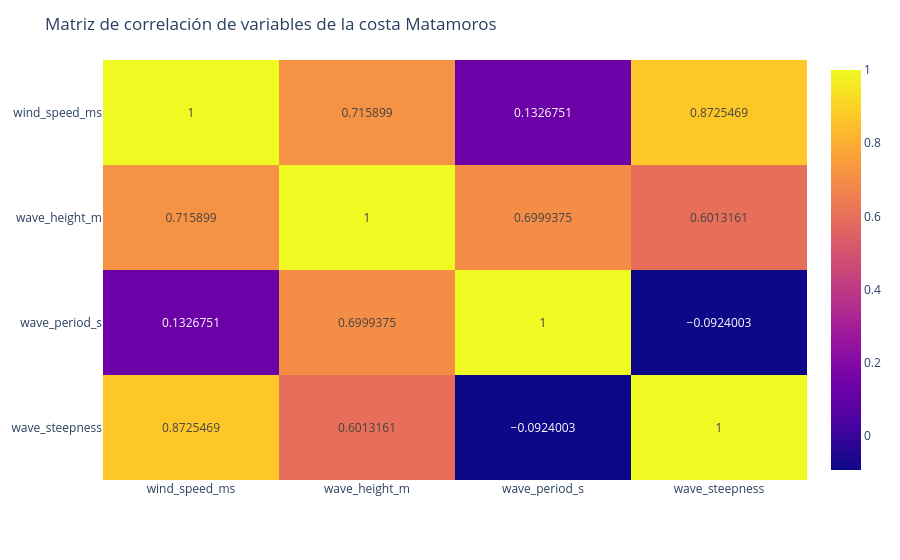

Source (notebook cell):
### Code cell
correlation_matrix = data_sample[MODEL_FEATURES].corr()
fig = px.imshow(correlation_matrix, text_auto=True, aspect="auto")
fig.update_layout(
    title=f'Matriz de correlación de variables de la costa {costa}'
)
fig.show()

### Figure 1 — Plotly figure (JSON) as saved in the notebook; plotly's stock layout.template omitted (floating-point values rounded to 4 significant figures)
{"data": [{"coloraxis": "coloraxis", "hovertemplate": "x: %{x}<br>y: %{y}<br>color: %{z}<extra></extra>", "name": "0", "texttemplate": "%{z}", "type": "heatmap", "x": ["wind_speed_ms", "wave_height_m", "wave_period_s", "wave_steepness"], "xaxis": "x", "y": ["wind_speed_ms", "wave_height_m", "wave_period_s", "wave_steepness"], "yaxis": "y", "z": [[1.0, 0.7159, 0.1327, 0.8725], [0.7159, 1.0, 0.6999, 0.6013], [0.1327, 0.6999, 1.0, -0.0924], [0.8725, 0.6013, -0.0924, 1.0]]}], "layout": {"coloraxis": {"colorscale": [[0, "#0d0887"], [0.1111, "#46039f"], [0.2222, "#7201a8"], [0.3333, "#9c179e"], [0.4444, "#bd3786"], [0.5556, "#d8576b"], [0.6667, "#ed7953"], [0.7778, "#fb9f3a"], [0.8889, "#fdca26"], [1, "#f0f921"]]}, "margin": {"t": 60}, "title": {"text": "Matriz de correlación de variables de la costa Matamoros"}, "xaxis": {"anchor": "y", "domain": [0, 1]}, "yaxis": {"anchor": "x", "autorange": "reversed", "domain": [0, 1]}}}
